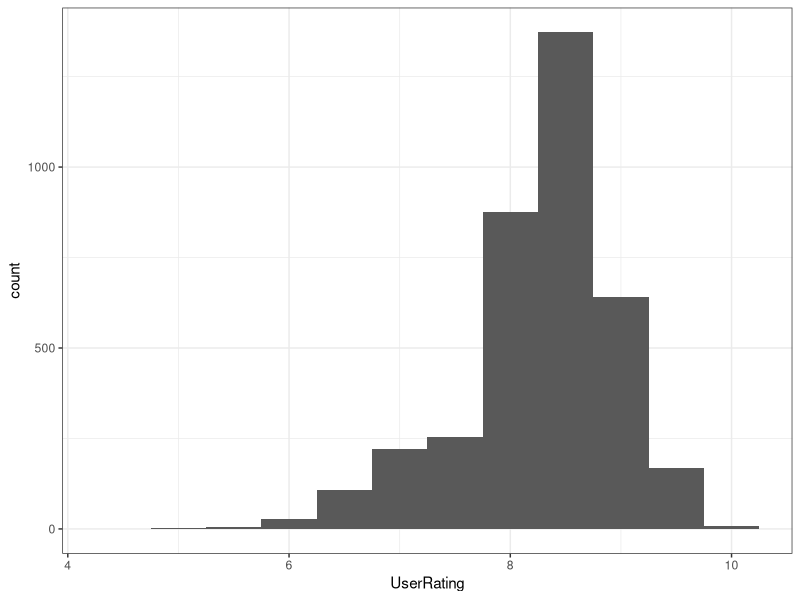

Generate this figure with R:
## ---- chunk 1
knitr::opts_chunk$set(echo = TRUE, warning = FALSE, message = FALSE)
## ---- chunk 2
library(tidyverse)
theme_set(theme_bw())
## ---- chunk 3
series_imdb = read_csv("series_from_imdb.csv")
## ---- chunk 4
series_imdb %>%
  ggplot(aes(UserRating)) +
  geom_histogram(binwidth = .5)
